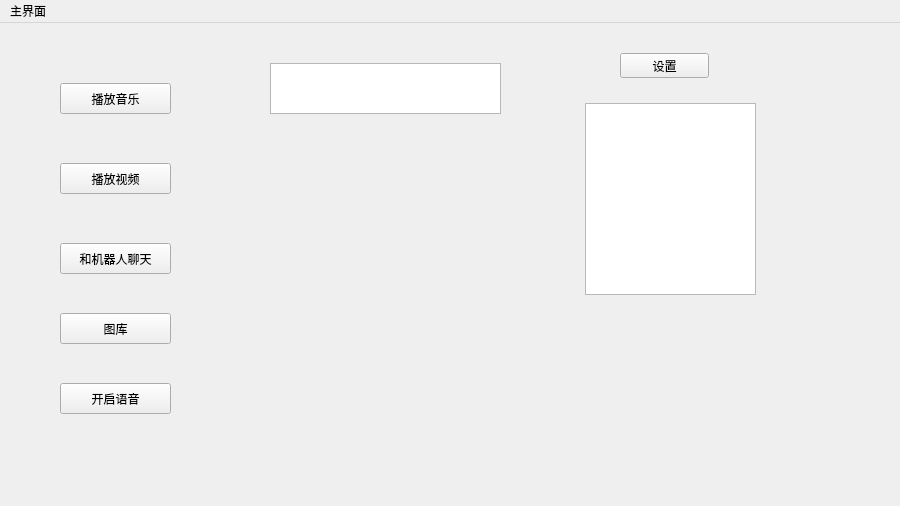
<?xml version="1.0" encoding="UTF-8"?>
<ui version="4.0">
 <class>menu</class>
 <widget class="QMainWindow" name="menu">
  <property name="geometry">
   <rect>
    <x>0</x>
    <y>0</y>
    <width>900</width>
    <height>506</height>
   </rect>
  </property>
  <property name="minimumSize">
   <size>
    <width>900</width>
    <height>506</height>
   </size>
  </property>
  <property name="maximumSize">
   <size>
    <width>900</width>
    <height>506</height>
   </size>
  </property>
  <property name="windowTitle">
   <string>MainWindow</string>
  </property>
  <widget class="QWidget" name="centralwidget">
   <widget class="QPushButton" name="pushButton">
    <property name="geometry">
     <rect>
      <x>620</x>
      <y>30</y>
      <width>89</width>
      <height>25</height>
     </rect>
    </property>
    <property name="text">
     <string>设置</string>
    </property>
   </widget>
   <widget class="QPushButton" name="pushButton_2">
    <property name="geometry">
     <rect>
      <x>60</x>
      <y>60</y>
      <width>111</width>
      <height>31</height>
     </rect>
    </property>
    <property name="text">
     <string>播放音乐</string>
    </property>
   </widget>
   <widget class="QPushButton" name="pushButton_3">
    <property name="geometry">
     <rect>
      <x>60</x>
      <y>140</y>
      <width>111</width>
      <height>31</height>
     </rect>
    </property>
    <property name="text">
     <string>播放视频</string>
    </property>
    <property name="iconSize">
     <size>
      <width>24</width>
      <height>24</height>
     </size>
    </property>
   </widget>
   <widget class="QPushButton" name="pushButton_4">
    <property name="geometry">
     <rect>
      <x>60</x>
      <y>220</y>
      <width>111</width>
      <height>31</height>
     </rect>
    </property>
    <property name="text">
     <string>和机器人聊天</string>
    </property>
   </widget>
   <widget class="QPushButton" name="pushButton_5">
    <property name="geometry">
     <rect>
      <x>60</x>
      <y>360</y>
      <width>111</width>
      <height>31</height>
     </rect>
    </property>
    <property name="text">
     <string>开启语音</string>
    </property>
   </widget>
   <widget class="QPushButton" name="pushButton_6">
    <property name="geometry">
     <rect>
      <x>60</x>
      <y>290</y>
      <width>111</width>
      <height>31</height>
     </rect>
    </property>
    <property name="text">
     <string>图库</string>
    </property>
   </widget>
   <widget class="QListWidget" name="listWidget">
    <property name="geometry">
     <rect>
      <x>585</x>
      <y>80</y>
      <width>171</width>
      <height>192</height>
     </rect>
    </property>
   </widget>
   <widget class="QTextBrowser" name="textBrowser">
    <property name="geometry">
     <rect>
      <x>270</x>
      <y>40</y>
      <width>231</width>
      <height>51</height>
     </rect>
    </property>
    <property name="styleSheet">
     <string notr="true">
</string>
    </property>
   </widget>
  </widget>
  <widget class="QMenuBar" name="menubar">
   <property name="geometry">
    <rect>
     <x>0</x>
     <y>0</y>
     <width>900</width>
     <height>28</height>
    </rect>
   </property>
   <widget class="QMenu" name="menu_2">
    <property name="title">
     <string>主界面</string>
    </property>
   </widget>
   <addaction name="menu_2"/>
  </widget>
 </widget>
 <resources/>
 <connections/>
</ui>
